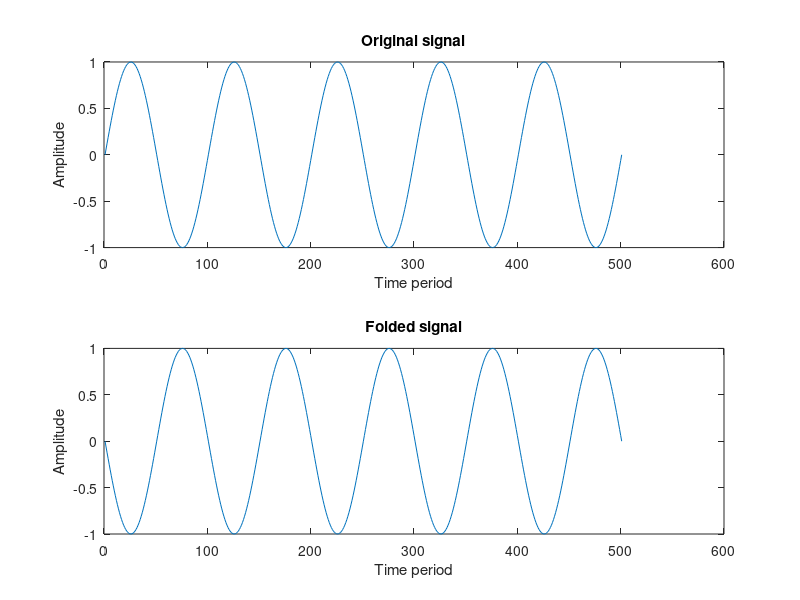

The MATLAB source for this figure:
%Example of signal folding

clc;
close all;
t = 0:0.01:5;
x = sin(2*pi*t);
xf = fliplr(x);
subplot (2, 1, 1);
plot (x);
title ("Original signal");
xlabel ("Time period");
ylabel ("Amplitude");
subplot (2, 1, 2);
plot (xf);
title ("Folded signal");
xlabel ("Time period");
ylabel ("Amplitude");